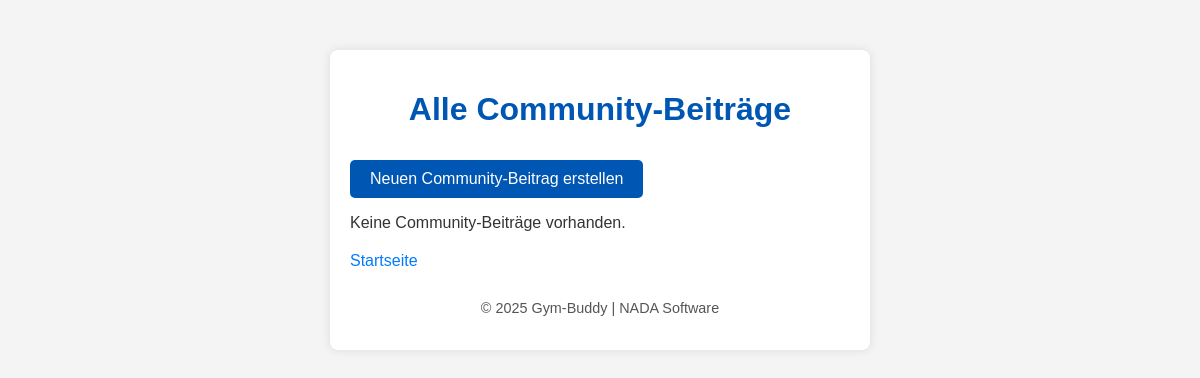
Before: /community/ with the older database file.
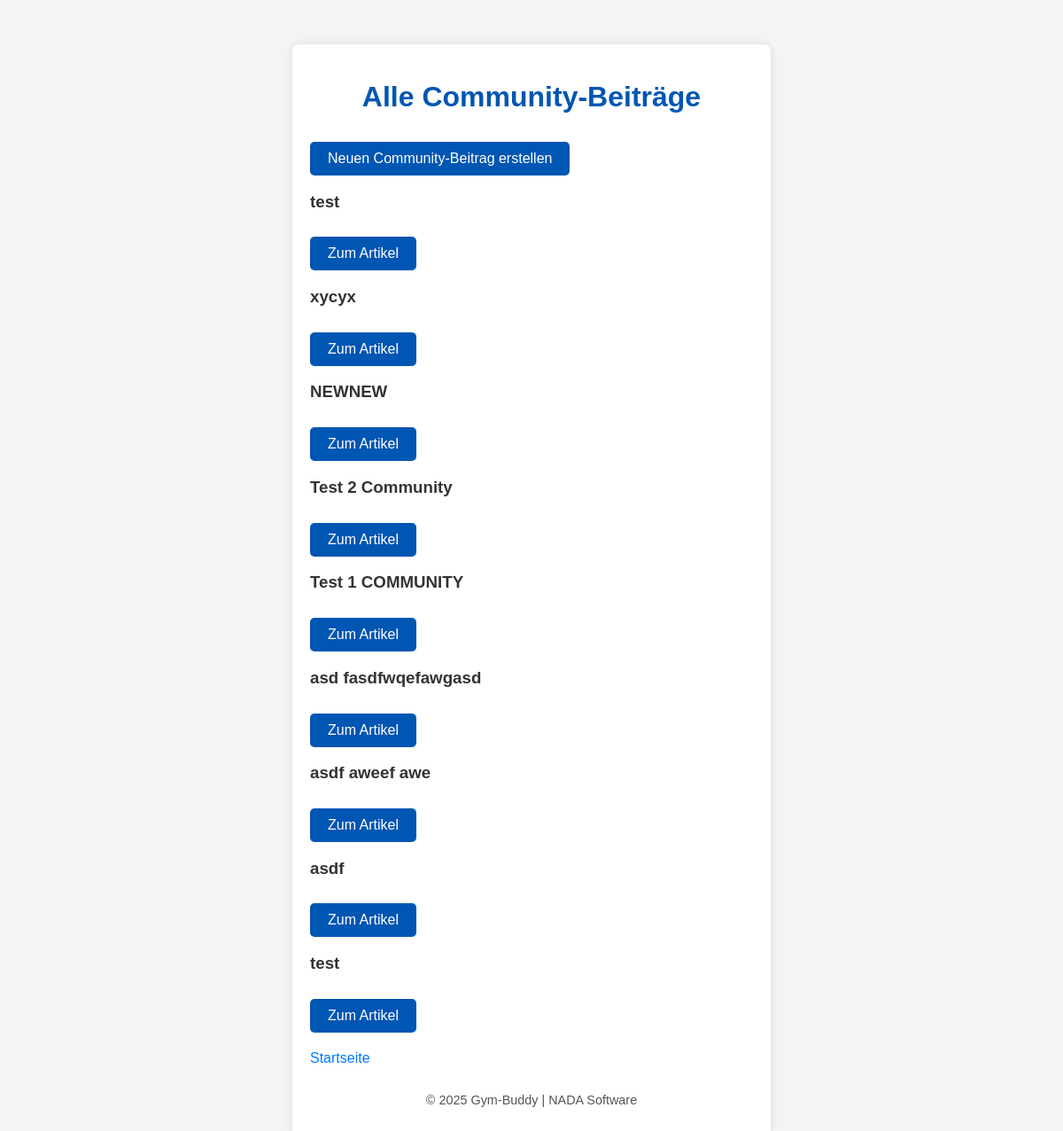
After: the same page with the newer database file.
### gymbuddy/models.py (models this page shows, shortened)
class Article(models.Model):
    title = models.CharField(
        max_length=_TITLE_MAX_LENGTH,
        validators=[
            MinLengthValidator(
                _TITLE_MIN_LENGTH,
                message=f"Titel ist zu kurz (min. {_TITLE_MIN_LENGTH} Zeichen).",
            ),
        ],
    )
    content = models.TextField(
        validators=[
            MinLengthValidator(
                _CONTENT_MIN_LENGTH,
                message=f"Inhalt ist zu kurz (min. {_CONTENT_MIN_LENGTH} Zeichen).",
            ),
            MaxLengthValidator(
                _CONTENT_MAX_LENGTH,
                message=f"Inhalt ist zu lang (max. {_CONTENT_MAX_LENGTH} Zeichen).",
            ),
        ]
    )
    created_at = models.DateTimeField(auto_now_add=True)

### gymbuddy/views.py (the view)
# urls.py: path("community/", views.community, name='all_community'),
def community(request):
    articles = Article.objects.all().order_by('-id')
    return render(request, "all_community.html", {"articles": articles})

### gymbuddy/templates/all_community.html (shortened to what this page needs)
{% load static %}
<!DOCTYPE html>
<html lang="de">
<head>
    <link rel="stylesheet" href="{% static 'style.css' %}">
</head>
<body>
    <div class="container">
        <h1>Alle Community-Beiträge</h1>
        <div class="community-grid">
            <div class="community-card">
                <a href="{% url 'add_article' %}" class="btn">Neuen Community-Beitrag erstellen</a>
            </div>
        </div>
        <div class="community-grid">
            {% for article in articles %}
                <div class="community-card">
                    <h3>{{ article.title }}</h3>
                    <a href="{% url 'article_detail' article.pk %}" class="btn">Zum Artikel</a>
                </div>
            {% empty %}
                <p>Keine Community-Beiträge vorhanden.</p>
            {% endfor %}
        </div>
        <section class="navigation">
            <a href="{% url 'homepage' %}" class="back-link">Startseite</a>
        </section>
    <footer class="footer">
        <p>&copy; 2025 Gym-Buddy | NADA Software</p>
    </footer>
    </div>
</body>
</html>

Changed rows visible on the page:
added Article: title "test"
added Article: title "xycyx"
added Article: title "NEWNEW"
added Article: title "Test 2 Community"
added Article: title "Test 1 COMMUNITY"
added Article: title "asd fasdfwqefawgasd"
added Article: title "asdf aweef awe"
added Article: title "asdf"
added Article: title "test"
Other visible differences:
text no longer shown: "Keine Community-Beiträge vorhanden."
